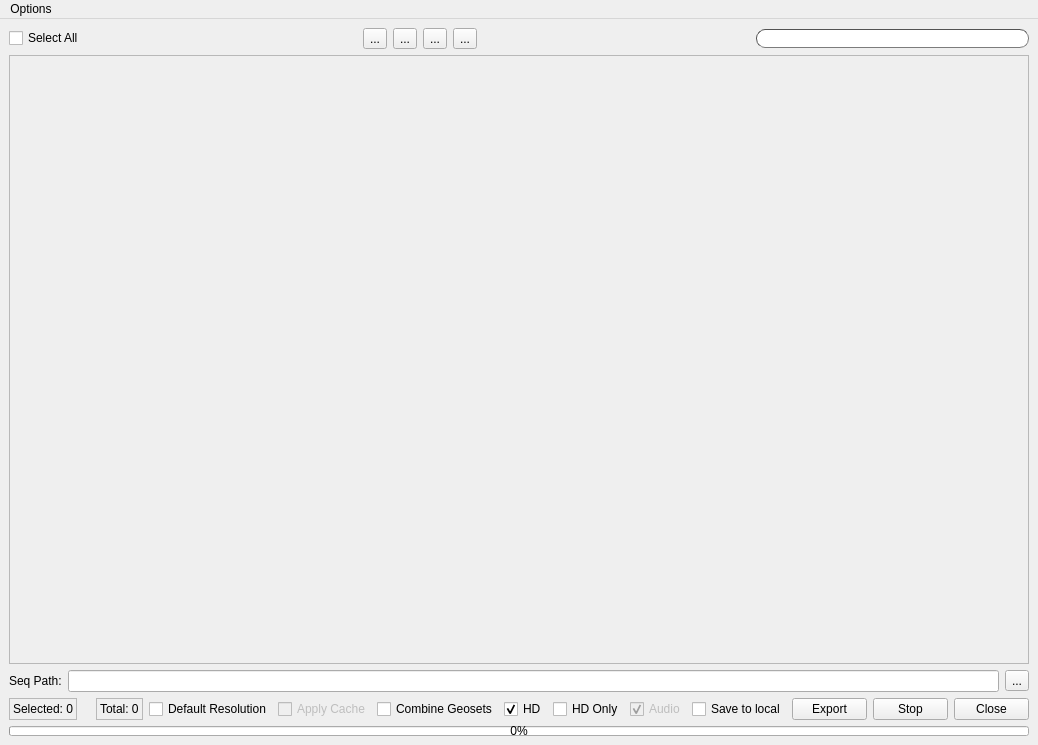
<?xml version="1.0" encoding="UTF-8"?>
<ui version="4.0">
 <class>MainWindow</class>
 <widget class="QMainWindow" name="MainWindow">
  <property name="geometry">
   <rect>
    <x>0</x>
    <y>0</y>
    <width>967</width>
    <height>745</height>
   </rect>
  </property>
  <property name="windowTitle">
   <string>Shot Export</string>
  </property>
  <widget class="QWidget" name="centralwidget">
   <layout class="QVBoxLayout" name="verticalLayout">
    <item>
     <layout class="QHBoxLayout" name="horizontalLayout">
      <item>
       <widget class="QCheckBox" name="selectAllButton">
        <property name="toolTip">
         <string>Select all shots for export</string>
        </property>
        <property name="text">
         <string>Select All</string>
        </property>
       </widget>
      </item>
      <item>
       <spacer name="horizontalSpacer">
        <property name="orientation">
         <enum>Qt::Horizontal</enum>
        </property>
        <property name="sizeHint" stdset="0">
         <size>
          <width>40</width>
          <height>20</height>
         </size>
        </property>
       </spacer>
      </item>
      <item>
       <widget class="QToolButton" name="addButton">
        <property name="toolTip">
         <string>Add new shot(s)</string>
        </property>
        <property name="text">
         <string>...</string>
        </property>
       </widget>
      </item>
      <item>
       <widget class="QToolButton" name="collapseButton">
        <property name="toolTip">
         <string>Toggle collapse all shots</string>
        </property>
        <property name="text">
         <string>...</string>
        </property>
       </widget>
      </item>
      <item>
       <widget class="QToolButton" name="deleteSelectedButton">
        <property name="toolTip">
         <string>Remove selected shots</string>
        </property>
        <property name="text">
         <string>...</string>
        </property>
       </widget>
      </item>
      <item>
       <widget class="QToolButton" name="sceneBreakdownButton">
        <property name="toolTip">
         <string>Open Scene Breakdown</string>
        </property>
        <property name="text">
         <string>...</string>
        </property>
       </widget>
      </item>
      <item>
       <spacer name="horizontalSpacer_3">
        <property name="orientation">
         <enum>Qt::Horizontal</enum>
        </property>
        <property name="sizeHint" stdset="0">
         <size>
          <width>40</width>
          <height>20</height>
         </size>
        </property>
       </spacer>
      </item>
      <item>
       <widget class="QLineEdit" name="searchBox">
        <property name="toolTip">
         <string/>
        </property>
        <property name="styleSheet">
         <string notr="true">border-width: 1px; 
border-style: inset; 
border-color: #535353; 
border-radius: 9px;
padding-left: 15px;
padding-bottom: 1px;</string>
        </property>
       </widget>
      </item>
     </layout>
    </item>
    <item>
     <widget class="QScrollArea" name="scrollArea">
      <property name="widgetResizable">
       <bool>true</bool>
      </property>
      <widget class="QWidget" name="scrollAreaWidgetContents">
       <property name="geometry">
        <rect>
         <x>0</x>
         <y>0</y>
         <width>947</width>
         <height>601</height>
        </rect>
       </property>
       <layout class="QVBoxLayout" name="verticalLayout_4">
        <property name="margin">
         <number>6</number>
        </property>
        <item>
         <layout class="QVBoxLayout" name="layout">
          <property name="spacing">
           <number>0</number>
          </property>
         </layout>
        </item>
        <item>
         <layout class="QVBoxLayout" name="verticalLayout_3">
          <item>
           <spacer name="verticalSpacer">
            <property name="orientation">
             <enum>Qt::Vertical</enum>
            </property>
            <property name="sizeHint" stdset="0">
             <size>
              <width>20</width>
              <height>40</height>
             </size>
            </property>
           </spacer>
          </item>
         </layout>
        </item>
       </layout>
      </widget>
     </widget>
    </item>
    <item>
     <layout class="QHBoxLayout" name="horizontalLayout_3">
      <item>
       <widget class="QLabel" name="label_3">
        <property name="text">
         <string>Seq Path:</string>
        </property>
       </widget>
      </item>
      <item>
       <widget class="QLineEdit" name="pathBox">
        <property name="toolTip">
         <string>Sequence path</string>
        </property>
       </widget>
      </item>
      <item>
       <widget class="QToolButton" name="browseButton">
        <property name="toolTip">
         <string>Select Directory</string>
        </property>
        <property name="text">
         <string>...</string>
        </property>
       </widget>
      </item>
     </layout>
    </item>
    <item>
     <layout class="QHBoxLayout" name="horizontalLayout_2">
      <item>
       <widget class="QLabel" name="selectedLabel">
        <property name="frameShape">
         <enum>QFrame::StyledPanel</enum>
        </property>
        <property name="text">
         <string>Selected: 0</string>
        </property>
       </widget>
      </item>
      <item>
       <widget class="QLabel" name="label">
        <property name="text">
         <string/>
        </property>
       </widget>
      </item>
      <item>
       <widget class="QLabel" name="totalLabel">
        <property name="frameShape">
         <enum>QFrame::StyledPanel</enum>
        </property>
        <property name="text">
         <string>Total: 0</string>
        </property>
       </widget>
      </item>
      <item>
       <spacer name="horizontalSpacer_4">
        <property name="orientation">
         <enum>Qt::Horizontal</enum>
        </property>
        <property name="sizeHint" stdset="0">
         <size>
          <width>40</width>
          <height>20</height>
         </size>
        </property>
       </spacer>
      </item>
      <item>
       <widget class="QCheckBox" name="defaultResolutionButton">
        <property name="toolTip">
         <string>Get the resolution for preview from render settings</string>
        </property>
        <property name="text">
         <string>Default Resolution</string>
        </property>
       </widget>
      </item>
      <item>
       <widget class="QCheckBox" name="applyCacheButton">
        <property name="enabled">
         <bool>false</bool>
        </property>
        <property name="text">
         <string>Apply Cache</string>
        </property>
       </widget>
      </item>
      <item>
       <widget class="QCheckBox" name="combineGeosetsButton">
        <property name="toolTip">
         <string>Combine Geosets before exporting cache</string>
        </property>
        <property name="text">
         <string>Combine Geosets</string>
        </property>
       </widget>
      </item>
      <item>
       <widget class="QCheckBox" name="hdButton">
        <property name="enabled">
         <bool>true</bool>
        </property>
        <property name="toolTip">
         <string>Also make HD playblast</string>
        </property>
        <property name="text">
         <string>HD</string>
        </property>
        <property name="checked">
         <bool>true</bool>
        </property>
       </widget>
      </item>
      <item>
       <widget class="QCheckBox" name="hdOnlyButton">
        <property name="text">
         <string>HD Only</string>
        </property>
        <property name="checked">
         <bool>false</bool>
        </property>
       </widget>
      </item>
      <item>
       <widget class="QCheckBox" name="audioButton">
        <property name="enabled">
         <bool>false</bool>
        </property>
        <property name="toolTip">
         <string>Include audio in playblast</string>
        </property>
        <property name="text">
         <string>Audio</string>
        </property>
        <property name="checked">
         <bool>true</bool>
        </property>
       </widget>
      </item>
      <item>
       <widget class="QCheckBox" name="localButton">
        <property name="toolTip">
         <string>Copy all shots to D:\multishotexport</string>
        </property>
        <property name="text">
         <string>Save to local</string>
        </property>
       </widget>
      </item>
      <item>
       <widget class="QPushButton" name="exportButton">
        <property name="minimumSize">
         <size>
          <width>75</width>
          <height>0</height>
         </size>
        </property>
        <property name="toolTip">
         <string>Export selected shots</string>
        </property>
        <property name="text">
         <string>Export</string>
        </property>
       </widget>
      </item>
      <item>
       <widget class="QPushButton" name="stopButton">
        <property name="minimumSize">
         <size>
          <width>75</width>
          <height>0</height>
         </size>
        </property>
        <property name="text">
         <string>Stop</string>
        </property>
       </widget>
      </item>
      <item>
       <widget class="QPushButton" name="closeButton">
        <property name="minimumSize">
         <size>
          <width>75</width>
          <height>0</height>
         </size>
        </property>
        <property name="text">
         <string>Close</string>
        </property>
       </widget>
      </item>
     </layout>
    </item>
    <item>
     <widget class="QProgressBar" name="progressBar">
      <property name="maximumSize">
       <size>
        <width>16777215</width>
        <height>10</height>
       </size>
      </property>
      <property name="value">
       <number>0</number>
      </property>
     </widget>
    </item>
   </layout>
  </widget>
  <widget class="QMenuBar" name="menuBar">
   <property name="geometry">
    <rect>
     <x>0</x>
     <y>0</y>
     <width>967</width>
     <height>21</height>
    </rect>
   </property>
   <widget class="QMenu" name="menuOptions">
    <property name="title">
     <string>Options</string>
    </property>
    <addaction name="cacheEnableAction"/>
    <addaction name="cacheDisableAction"/>
    <addaction name="playblastEnableAction"/>
    <addaction name="playblastDisableAction"/>
   </widget>
   <addaction name="menuOptions"/>
  </widget>
  <action name="cacheEnableAction">
   <property name="text">
    <string>Enable Cache for selected</string>
   </property>
  </action>
  <action name="cacheDisableAction">
   <property name="text">
    <string>Disable Cache for selected</string>
   </property>
  </action>
  <action name="playblastEnableAction">
   <property name="text">
    <string>Enable Playblast for selected</string>
   </property>
  </action>
  <action name="playblastDisableAction">
   <property name="text">
    <string>Disable Playblast for selected</string>
   </property>
  </action>
 </widget>
 <tabstops>
  <tabstop>selectAllButton</tabstop>
  <tabstop>addButton</tabstop>
  <tabstop>searchBox</tabstop>
  <tabstop>scrollArea</tabstop>
  <tabstop>exportButton</tabstop>
  <tabstop>closeButton</tabstop>
 </tabstops>
 <resources/>
 <connections>
  <connection>
   <sender>closeButton</sender>
   <signal>clicked()</signal>
   <receiver>MainWindow</receiver>
   <slot>deleteLater()</slot>
   <hints>
    <hint type="sourcelabel">
     <x>805</x>
     <y>718</y>
    </hint>
    <hint type="destinationlabel">
     <x>85</x>
     <y>500</y>
    </hint>
   </hints>
  </connection>
  <connection>
   <sender>hdButton</sender>
   <signal>toggled(bool)</signal>
   <receiver>hdOnlyButton</receiver>
   <slot>setEnabled(bool)</slot>
   <hints>
    <hint type="sourcelabel">
     <x>332</x>
     <y>710</y>
    </hint>
    <hint type="destinationlabel">
     <x>375</x>
     <y>711</y>
    </hint>
   </hints>
  </connection>
 </connections>
</ui>
